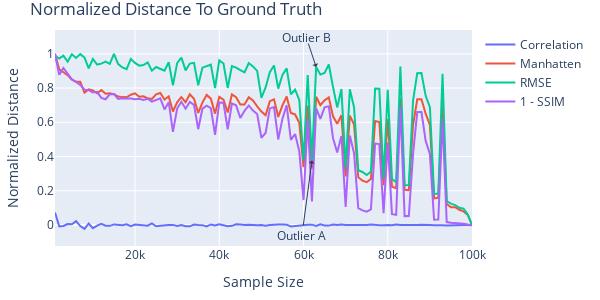

Notebook cell for this chart:
### Code cell
distance_lines = go.Figure(layout=default_layout)

distance_lines.add_trace(lineof(x=sample_space, y=r_scores_exp3, name="Correlation"))

distance_lines.add_trace(lineof(x=list(manhat_distances_exp3.keys()), y=y1, name="Manhatten"))
distance_lines.add_trace(lineof(x=list(rmse_distances_exp3.keys()),   y=y2, name="RMSE"))
distance_lines.add_trace(lineof(x=list(ssim_distances_exp3.keys()),   y=y3, name="1 - SSIM"))

distance_lines.add_annotation(x=63000, y=0.9231, text="Outlier B", height=10, showarrow=True, arrowhead=1)
distance_lines.add_annotation(x=62000, y=0.3767, text="Outlier A", ay=75, showarrow=True, arrowhead=1)
distance_lines.update_layout(
    title='Normalized Distance To Ground Truth', 
    xaxis_title='Sample Size', 
    yaxis_title='Normalized Distance')
